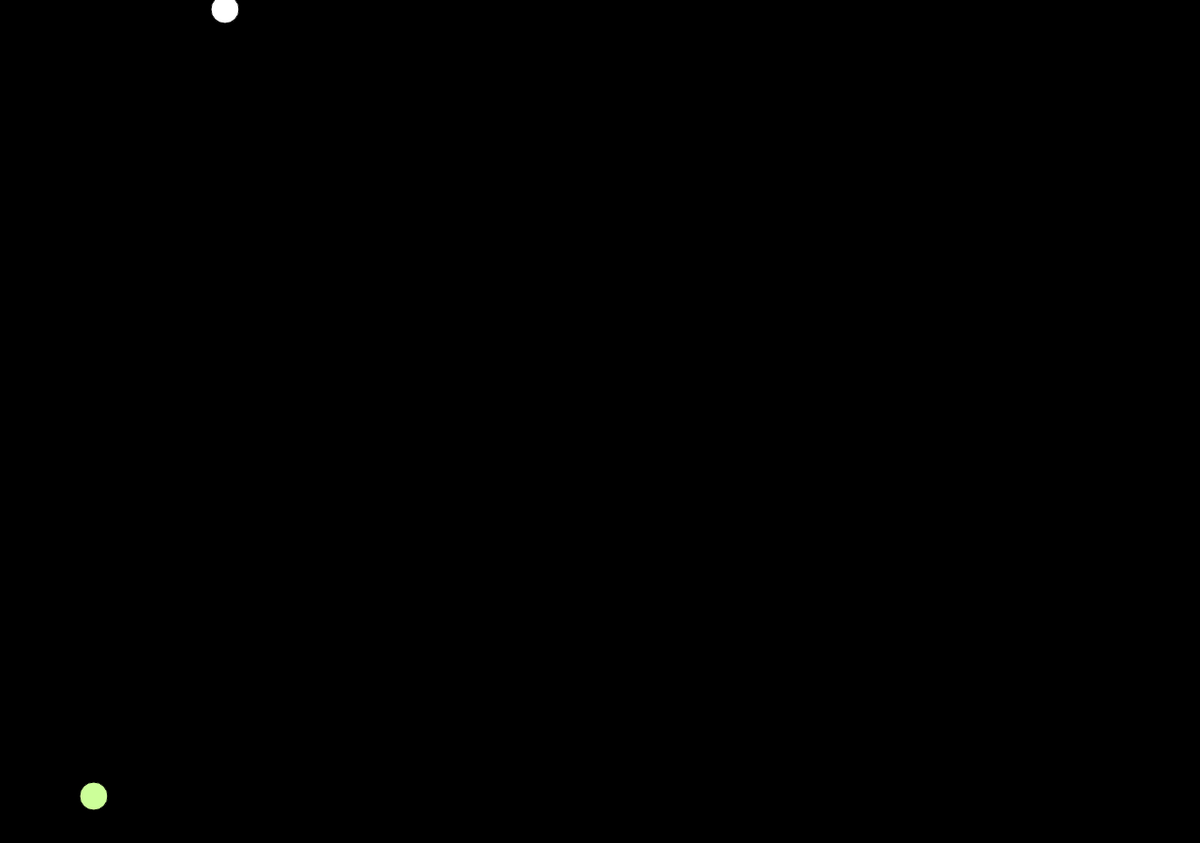
Frame 1 (no input)
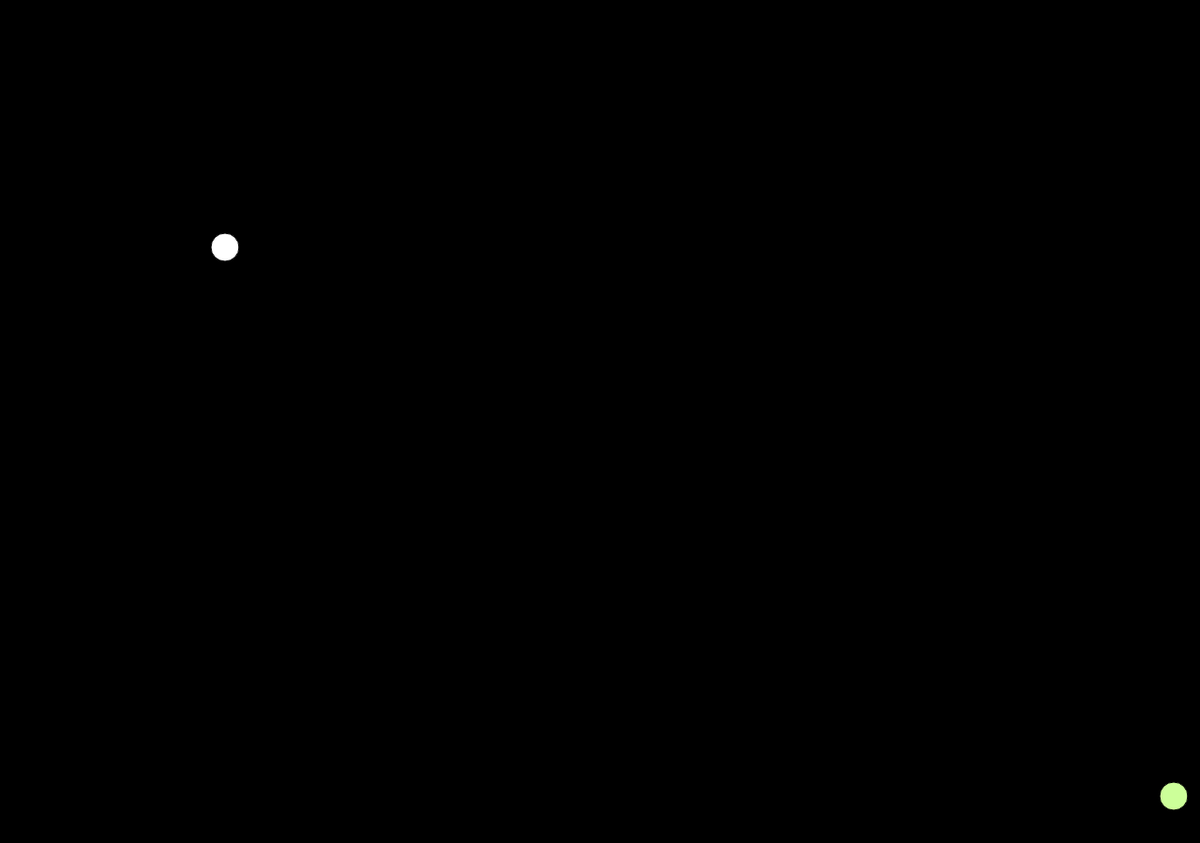
Frame 60 (no input)
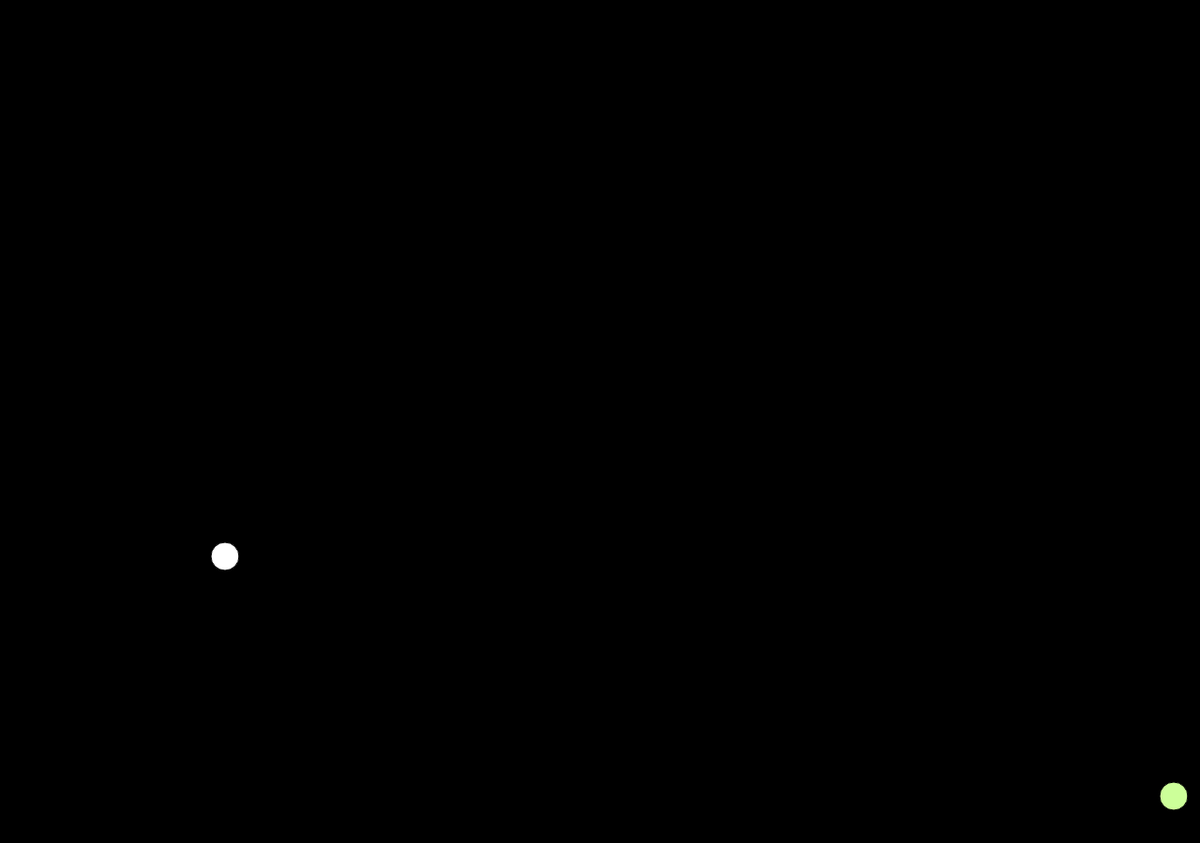
Frame 120 (the mouse pressed at the canvas centre since frame 60)

The p5.js sketch that drew these frames (run headless with seeded random() and noise() and a simulated clock; from frame 60 on, the mouse is pressed at the canvas centre):

// p5.js sketch
// ── sketch.js
/* Moving things around 
Made by: Dragi Plakalovic
Date: 04-18-2017
*/

// Ball position and speed (Gravity Ball).
var posX = 240; // X position of gravity ball
var posY = 10; // Initial position Y of ball
var speedY = 3; // Initial speed.

// Friction ball position and speed.
var centerX = 100; // Initial position X
var centerY = 850; // Y position that remains the same
var velocityX = 47.5; // Initial speed

function setup() {
	createCanvas(1280, 900);
}

function draw() {
	background(0); // Background black
	
	// Gravity Ball
	fill(255); // Gravity ball colour white.
	ellipse(posX, posY, 30, 30); // Ball position and size.
	
	posY = posY + speedY; // Simulate ball fall by adding speed caused by gravity 
	speedY = speedY + 1; // Speed increases as gravity pulls ball down
	
	// When ball hits ground, it will bounce up. The ball will slow down, due to gravity. Finally, it will fall down.
	if (posY > height - 10) {
		speedY = -speedY;
	}
	
	// Friction Ball
	fill(204, 255, 153); // Ball colour.
	ellipse(centerX, centerY, 30, 30); // Friction ball position and size.
	
	centerX = centerX + velocityX; // Move the ball by adding velocity to it.
	velocityX--; // To simulate friction, velocity of the ball drops by 1 pixel each time.
	
	// I do not want the ball to go left and accelarate. I want to stop it when velocity drops to zero.
	if (velocityX <= 0) {
		velocityX = 0;
	}
}
